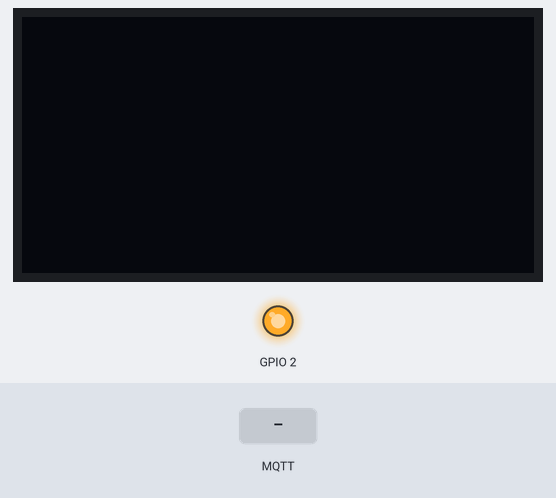
A sketch run on a simulated ESP8266 (NodeMCU). On the bench: 128×64 one-colour display, output pins drawn as LEDs (lit = HIGH). The inputs (shaded band) are chosen by the test bench. The OLED is the two-colour kind (top 16 rows yellow); WiFi joins after 1.5 s; servers stay silent unless stated; no MQTT or app messages arrive unless stated; what the sketch prints to the serial monitor is not drawn.

Above: at 2.7 s.
2.8 s: MQTT message "1" arrives on the first subscribed topic
At 2.97 s:
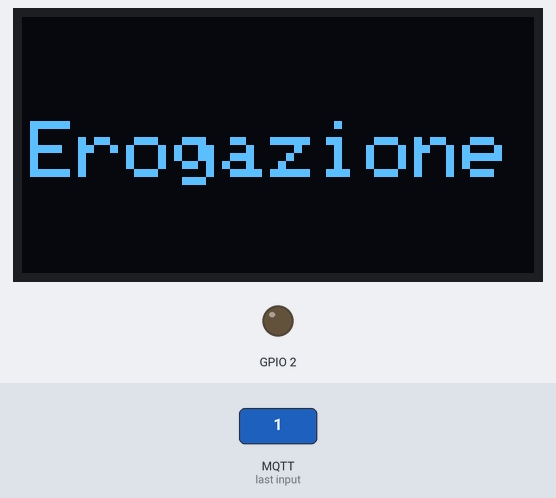
5.2 s: MQTT message "0" arrives on the first subscribed topic
At 5.37 s:
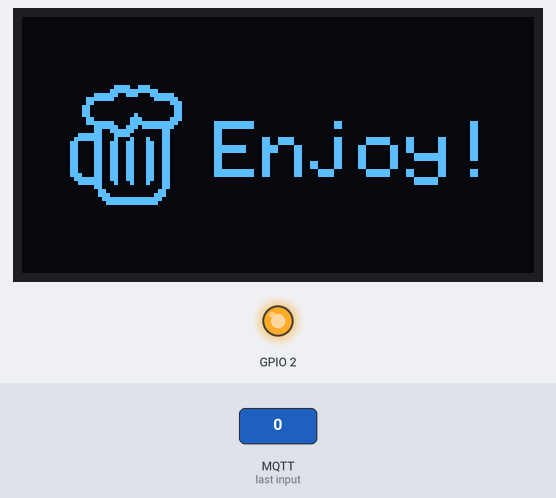
7.6 s: MQTT message "2" arrives on the first subscribed topic
At 9.5 s:
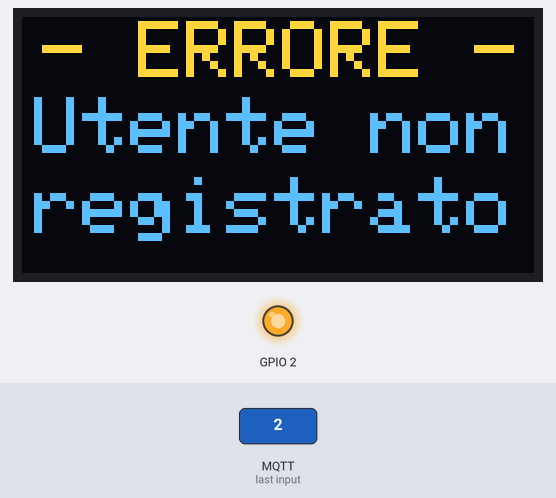
9.8 s: MQTT message "1" arrives on the first subscribed topic
At 11.87 s:
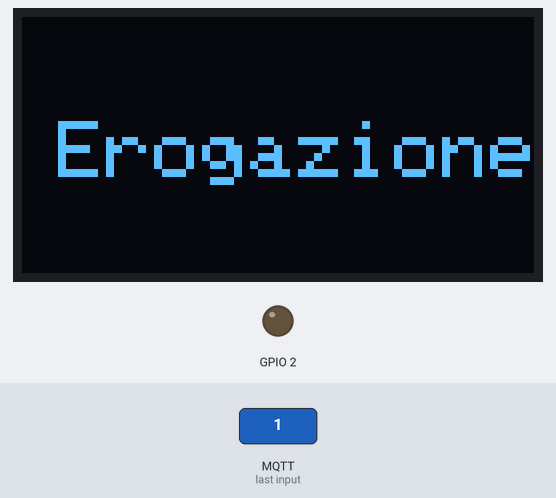
12.8 s: MQTT message "2" arrives on the first subscribed topic
At 16.2 s:
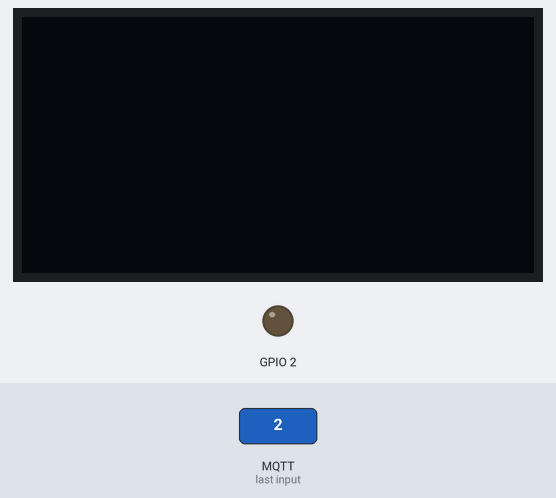
Timing chart, 0 to 17.7 s (numbered marks = the images above; inputs shaded):
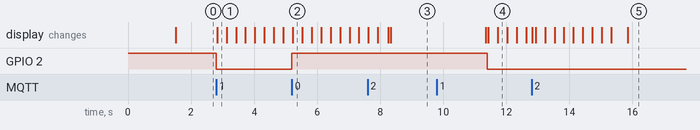

Measured:
- after the input at 2.8 s, GPIO 2: HIGH → LOW at once; the display: changes at once (image 1)
- after the input at 5.2 s, GPIO 2: LOW → HIGH at once; the display: changes at once (image 2)
- after the input at 7.6 s, the display: first differs from a run without the input after 0.73 s (image 3)
- after the input at 9.8 s, GPIO 2: HIGH → LOW after 1.6 s; the display: first differs from a run without the input after 1.6 s (image 4 shows a later state)
- after the input at 12.8 s, the display: first changes at once (image 5 shows a later state)

The sketch:

pump.ino
```cpp
#include <ESP8266WiFi.h>
#include <PubSubClient.h>
#include <Adafruit_GFX.h>
#include <Adafruit_SSD1306.h>
#include <SPI.h>


// Le righe di codice che azionano il pin per attivare il relay sono state commentate in quanto la scheda
// non è in grado di fornire una corrente sufficiente a mantenere sia il realy che lo schermo attivi.


const char* ssid = "dev";
const char* password = "WbdL57ak12";
const char* mqtt_server = "192.168.1.110";

WiFiClient espClient;
PubSubClient client(espClient);

int idPompa = 1;
int relayPin = 4;
const char* mqtt_topic = "beer/pump1";

#define SCREEN_WIDTH 128  // OLED display width, in pixels
#define SCREEN_HEIGHT 64  // OLED display height, in pixels
#define OLED_RESET -1     // Reset pin # (or -1 if sharing Arduino reset pin)
#define beer_height 32
#define beer_width 32
Adafruit_SSD1306 display(SCREEN_WIDTH, SCREEN_HEIGHT, &Wire, OLED_RESET);
static const unsigned char PROGMEM logo_bmp[] = { B00000000, B00000000, B00000000, B00000000,
                                                  B00000000, B00000111, B10011100, B00000000,
                                                  B00000000, B00001111, B11111111, B00000000,
                                                  B00000000, B11111100, B11100011, B11110000,
                                                  B00000011, B11111000, B00000001, B11111000,
                                                  B00000011, B00000000, B00000000, B00011100,
                                                  B00000110, B00000000, B00000000, B00001100,
                                                  B00000110, B00000000, B00000000, B00001100,
                                                  B00000110, B00000000, B00100000, B00001100,
                                                  B00000011, B00000000, B01110000, B00011100,
                                                  B00000011, B11111000, B01111111, B11111000,
                                                  B00000000, B11111100, B11101111, B11110000,
                                                  B00000000, B11001111, B11000000, B01100000,
                                                  B00001111, B11000111, B10000000, B01100000,
                                                  B00011111, B11000100, B01000100, B01100000,
                                                  B00110000, B11001100, B11000110, B01100000,
                                                  B00110000, B11001100, B11000110, B01100000,
                                                  B00110000, B11001100, B11000110, B01100000,
                                                  B00110000, B11001100, B11000110, B01100000,
                                                  B00110000, B11001100, B11000110, B01100000,
                                                  B00110000, B11001100, B11000110, B01100000,
                                                  B00110000, B11001100, B11000110, B01100000,
                                                  B00110000, B11001100, B11000110, B01100000,
                                                  B00111000, B11001100, B11000110, B01100000,
                                                  B00011111, B11001100, B11000110, B01100000,
                                                  B00001111, B11000100, B01000100, B01100000,
                                                  B00000000, B11000000, B00000000, B01100000,
                                                  B00000000, B01100000, B00000000, B11000000,
                                                  B00000000, B01110000, B00000001, B11000000,
                                                  B00000000, B00111111, B11111111, B10000000,
                                                  B00000000, B00011111, B11111111, B00000000,
                                                  B00000000, B00000000, B00000000, B00000000 };

void setup_wifi() {

  delay(10);
  // We start by connecting to a WiFi network
  Serial.println();
  Serial.print("Connecting to ");
  Serial.println(ssid);

  WiFi.mode(WIFI_STA);
  WiFi.begin(ssid, password);

  while (WiFi.status() != WL_CONNECTED) {
    delay(500);
    Serial.print(".");
  }

  Serial.println("");
  Serial.println("WiFi connected");
  Serial.println("IP address: ");
  Serial.println(WiFi.localIP());
}

void callback(char* topic, byte* payload, unsigned int length) {
  Serial.println("Arrivato un messaggio");
  // Switch on the LED if an 1 was received as first character
  // TODO: Se 2 invia un messaggio di errore su LCD per 5 secondi

  switch ((char)payload[0]) {
    case '1':  //Eroga
      digitalWrite(BUILTIN_LED, LOW);
      //digitalWrite(relayPin, HIGH);
      Serial.println("Apro pompa");
      showErogazione();
      break;
    case '0':  //Stop
      digitalWrite(BUILTIN_LED, HIGH);
      //digitalWrite(relayPin, LOW);
      Serial.println("Chiudo pompa");
      showBeer();
      break;
    case '2':  //Errore
      showError();
      break;
  }
}

void reconnect() {

  while (!client.connected()) {
    Serial.print("Connessione MQTT...");
    String clientId = "ESP8266 - Pump 1 ";

    if (client.connect(clientId.c_str())) {
      Serial.println("connected");
      client.subscribe(mqtt_topic);
    } else {
      //Serial.println("Fallito, riprovo");
      Serial.print("failed, rc=");
      Serial.print(client.state());
      delay(2000);
    }
  }
}

void resetScreen() {
  display.stopscroll();
  display.invertDisplay(false);
  display.clearDisplay();
  display.display();
  delay(50);
}

void showBeer() {
  display.clearDisplay();
  display.invertDisplay(false);
  display.drawBitmap(
    10,
    (display.height() - beer_height) / 2,
    logo_bmp, beer_width, beer_height, 1);
  display.setTextSize(2);
  display.setTextColor(WHITE);
  display.setCursor(48, 10 + (display.height() - beer_height) / 2);
  display.println(F("Enjoy!"));
  display.display();
  display.startscrollright(0x00, 0x0F);
  delay(3000);
  resetScreen();
}

void showErogazione() {
  display.clearDisplay();
  display.invertDisplay(false);
  display.setTextSize(2);
  display.setTextColor(WHITE);
  display.setCursor(2, 10 + (display.height() - beer_height) / 2);
  display.println(F("Erogazione"));
  display.display();
  display.startscrollright(0x00, 0x0F);
}

void showError() {
  display.clearDisplay();
  display.setCursor(5, 1);
  display.setTextSize(2);
  display.setTextColor(WHITE);
  display.println(F("- ERRORE -"));
  display.setCursor(3, 20);
  display.println(F("Utente non"));
  display.setCursor(3, 40);
  display.println(F("registrato"));
  display.display();
  delay(3000);
  resetScreen();
}

void setup() {
  pinMode(BUILTIN_LED, OUTPUT);  // Initialize the BUILTIN_LED pin as an output
  //pinMode(relayPin, OUTPUT);
  digitalWrite(BUILTIN_LED, HIGH);
  //digitalWrite(relayPin, LOW);
  Serial.begin(115200);
  setup_wifi();
  client.setServer(mqtt_server, 1883);
  client.setCallback(callback);
  if (!display.begin(SSD1306_SWITCHCAPVCC, 0x3C)) {
    Serial.println(F("SSD1306 allocation failed"));
    for (;;)
      ;  // Don't proceed, loop forever
  }
  display.clearDisplay();
  display.display();
}

void loop() {

  if (!client.connected()) {
    reconnect();
  }
  client.loop();
}
```
